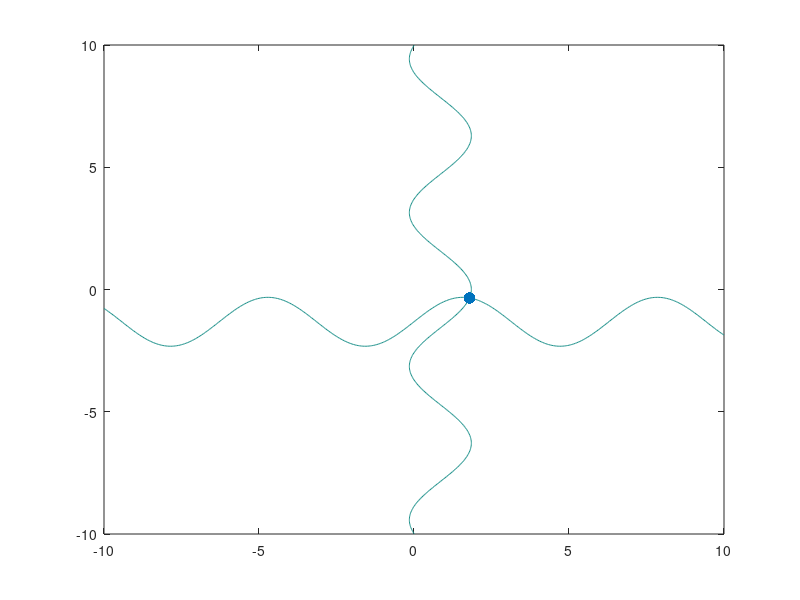
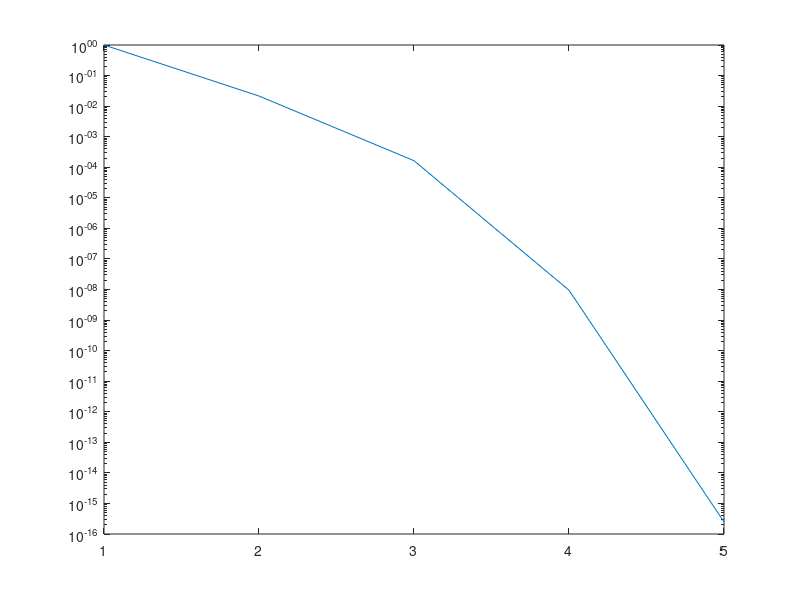

Source code (MATLAB) for these figures, in order:
clc;
clear;
eps=10^(-9);
f_1 = @(x,y) sin(x)-y-1.32;
f_2 = @(x,y) cos(y)-x+0.85;
t = -10:0.05:10;
[X,Y]=ndgrid(t,t);
F1=f_1(X,Y);
F2=f_2(X,Y);
contour(X,Y,F1,[0 0])
hold on
contour(X,Y,F2, [0 0])
hold on
J = @(x,y) [cos(x), -1; -1, -sin(y)];
F = @(x,y) [f_1(x,y); f_2(x,y)];
x=[2;-0.5];
err(1)=1;
k=1;
while err(k)>eps
    k=k+1;
    x=x-inv(J(x(1),x(2)))*F(x(1),x(2));
    err(k)=norm(F(x(1),x(2)));
end
plot(x(1),x(2),'.','MarkerSize',25)
f_1(x(1),x(2))
f_2(x(1),x(2))
figure
semilogy(err) 